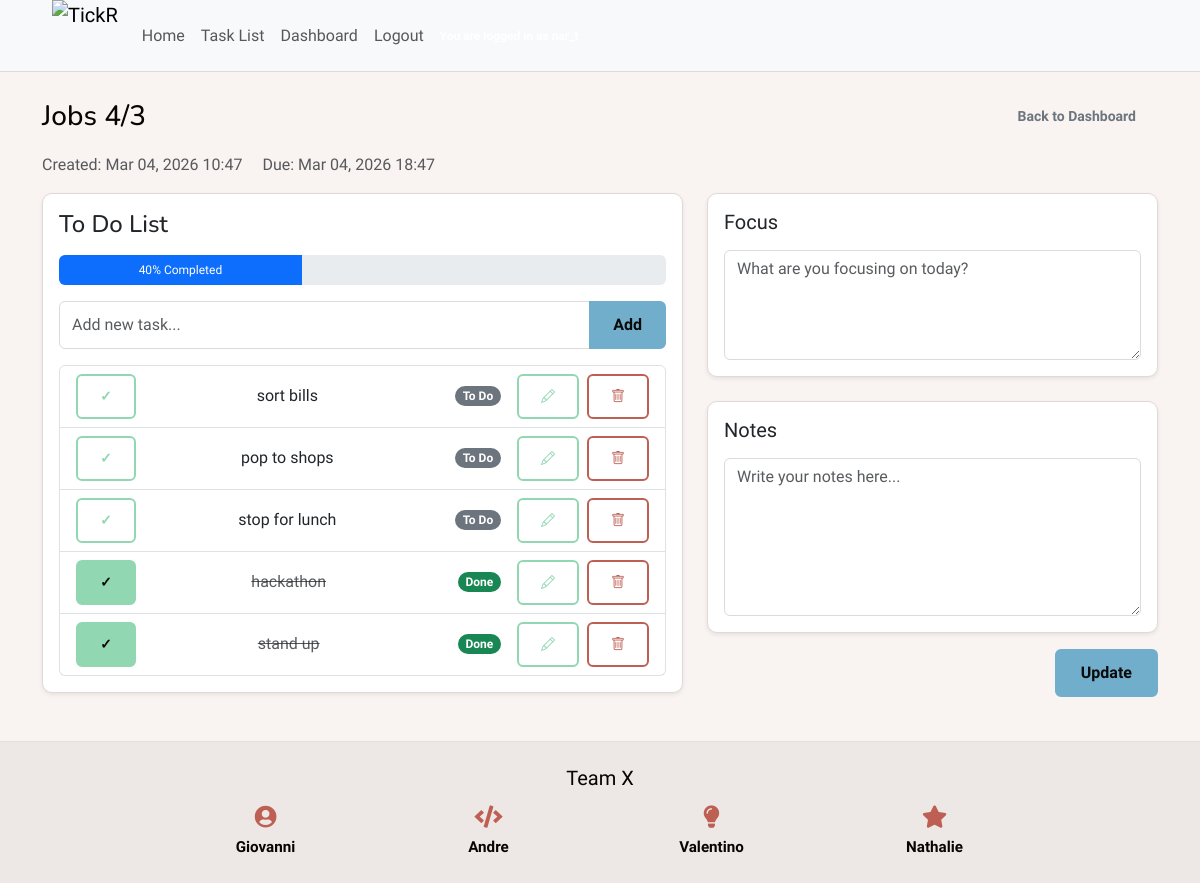
Page /dashboard/list/2/ (signed in) on the committed database.
### doit_app/models.py (models this page shows, shortened)
class SavedList(models.Model):
	user = models.ForeignKey(
		settings.AUTH_USER_MODEL,
		on_delete=models.CASCADE,
		related_name="saved_lists",
	)
	project_folder = models.ForeignKey(
		ProjectFolder,
		on_delete=models.SET_NULL,
		related_name="saved_lists",
		null=True,
		blank=True,
	)
	name = models.CharField(max_length=255)
	due_at = models.DateTimeField()
	focus_content = models.TextField(blank=True, default="")
	notes_content = models.TextField(blank=True, default="")
	total_tasks = models.PositiveIntegerField(default=0)
	completed_tasks = models.PositiveIntegerField(default=0)
	created_at = models.DateTimeField(auto_now_add=True)
	class Meta:
		ordering = ["-created_at"]

class SavedListTask(models.Model):
	saved_list = models.ForeignKey(
		SavedList,
		on_delete=models.CASCADE,
		related_name="items",
	)
	title = models.CharField(max_length=255)
	is_completed = models.BooleanField(default=False)
	due_date = models.DateField(blank=True, null=True)
	created_at = models.DateTimeField(auto_now_add=True)
	class Meta:
		ordering = ["is_completed", "created_at"]

### doit_app/views.py (the view, shortened to what this page needs)
# urls.py: path('dashboard/list/<int:list_id>/', doit_views.saved_list_detail, name='saved_list_detail'),
@login_required
def saved_list_detail(request, list_id: int):
    saved_list = get_object_or_404(SavedList, id=list_id, user=request.user)
    def refresh_saved_list_counts() -> None:
        total_items = saved_list.items.count()
        completed_items = saved_list.items.filter(is_completed=True).count()
        saved_list.total_tasks = total_items
        saved_list.completed_tasks = completed_items
        saved_list.save(update_fields=["total_tasks", "completed_tasks"])
    edit_task_id = None
    raw_edit_task_id = request.GET.get("edit")
    items = saved_list.items.all()
    total_tasks = items.count()
    completed_tasks = items.filter(is_completed=True).count()
    progress_percent = round((completed_tasks / total_tasks) * 100) if total_tasks else 0
    context = {
        "saved_list": saved_list,
        "tasks": items,
        "edit_task_id": edit_task_id,
        "total_tasks": total_tasks,
        "completed_tasks": completed_tasks,
        "progress_percent": progress_percent,
        "today": timezone.localdate().strftime("%Y-%m-%d"),
    }
    return render(request, "saved_list_detail.html", context)

### templates/saved_list_detail.html (shortened to what this page needs)
{% extends "base.html" %}
{% load static %}
{% block content %}
<div class="container py-4">
    <div class="d-flex justify-content-between align-items-center mb-3">
        <h3 class="mb-0">{{ saved_list.name }}</h3>
        <a href="{% url 'dashboard' %}" class="btn btn-sm btn-outline-secondary">Back to Dashboard</a>
    </div>
    <div class="mb-3 text-muted">
        <span class="me-3">Created: {{ saved_list.created_at|date:"M d, Y H:i" }}</span>
        <span>Due: {{ saved_list.due_at|date:"M d, Y H:i" }}</span>
    </div>
    <div class="row">
        <div class="col-lg-7 mb-4">
            <div class="card shadow-sm h-100 tickr-panel">
                <div class="card-body">
                    <h4 class="mb-3">To Do List</h4>
                    <div class="progress mb-3" style="height: 30px;">
                        <div id="todoProgressBar"
                             class="progress-bar {% if progress_percent == 100 and total_tasks > 0 %}bg-success{% else %}bg-primary{% endif %}"
                             role="progressbar"
                             style="width: {{ progress_percent }}%;"
                             aria-valuenow="{{ progress_percent }}"
                             aria-valuemin="0"
                             aria-valuemax="100"
                             data-progress="{{ progress_percent }}"
                             data-total="{{ total_tasks }}">
                            {{ progress_percent }}% Completed
                        </div>
                    </div>
                    <form method="POST" class="mb-3">
                        <div class="input-group">
                            <input type="text"
                                   name="new_task"
                                   class="form-control tickr-input"
                                   placeholder="Add new task..."
                                   required>
                            <button class="btn tickr-btn-accent" type="submit" name="add_saved_task">Add</button>
                        </div>
                    </form>
                    <ul class="list-group">
                        {% for task in tasks %}
                            <li class="list-group-item d-flex align-items-center justify-content-between">
                                <div class="d-flex align-items-center flex-grow-1 gap-2">
                                    <form method="POST" class="d-inline">
                                        <button type="submit"
                                                name="toggle_saved_task"
                                                value="{{ task.id }}"
                                                class="btn btn-sm {% if task.is_completed %}tickr-btn-secondary{% else %}tickr-btn-outline-secondary{% endif %}">
                                            ✓
                                        </button>
                                    </form>
                                </div>
                                <div class="flex-grow-1">
                                    {% if edit_task_id == task.id %}
                                        <form method="POST" class="d-flex align-items-center gap-2">
                                            {% csrf_token %}
                                            <input type="text"
                                                   name="edited_task_title"
                                                   class="form-control form-control-sm tickr-input"
                                                   value="{{ task.title }}"
                                                   required>
                                            <button type="submit"
                                                    name="update_saved_task"
                                                    value="{{ task.id }}"
                                                    class="btn btn-sm tickr-btn-accent">
                                                Save
                                            </button>
                                            <a href="{% url 'saved_list_detail' saved_list.id %}"
                                               class="btn btn-sm tickr-btn-outline-secondary">
                                                Cancel
                                            </a>
                                        </form>
                                    {% else %}
                                        <span class="{% if task.is_completed %}text-decoration-line-through text-muted{% endif %}">
                                            {{ task.title }}
                                        </span>
                                    {% endif %}
                                </div>
                                <span class="badge {% if task.is_completed %}bg-success{% else %}bg-secondary{% endif %} rounded-pill ms-3">
                                    {% if task.is_completed %}Done{% else %}To Do{% endif %}
                                </span>
                                {% if edit_task_id != task.id %}
                                    <div class="d-flex align-items-center gap-2 ms-3">
                                        <a href="{% url 'saved_list_detail' saved_list.id %}?edit={{ task.id }}"
                                           class="btn btn-sm tickr-btn-outline-secondary"
                                           aria-label="Edit task"
                                           title="Edit">
                                            <i class="bi bi-pencil"></i>
                                        </a>
                                        <form method="POST" class="d-inline" onsubmit="return confirm('Delete this task?');">
                                            <button type="submit"
                                                    name="delete_saved_task"
                                                    value="{{ task.id }}"
                                                    class="btn btn-sm tickr-btn-outline-primary"
                                                    aria-label="Delete task"
                                                    title="Delete">
                                                <i class="bi bi-trash"></i>
                                            </button>
                                        </form>
                                    </div>
                                {% endif %}
                            </li>
                        {% empty %}
                            <li class="list-group-item text-muted">No tasks in this saved list.</li>
                        {% endfor %}
                    </ul>
                </div>
            </div>
        </div>
        <div class="col-lg-5">
            <form method="POST">
                <div class="card shadow-sm mb-4 tickr-panel">
                    <div class="card-body">
                        <h5 class="mb-3">Focus</h5>
                        <textarea name="focus_content"
                                  class="form-control tickr-input"
                                  rows="4"
                                  placeholder="What are you focusing on today?">{{ saved_list.focus_content }}</textarea>
                    </div>
                </div>
                <div class="card shadow-sm tickr-panel">
                    <div class="card-body">
                        <h5 class="mb-3">Notes</h5>
                        <textarea name="notes_content"
                                  class="form-control tickr-input"
                                  rows="6"
                                  placeholder="Write your notes here...">{{ saved_list.notes_content }}</textarea>
                    </div>
                </div>
                <div class="text-end mt-3">
                    <button type="submit" name="update_saved_list" class="btn tickr-btn-accent px-4">Update</button>
                </div>
            </form>
        </div>
    </div>
</div>
{% endblock content %}

### static/css/style.css (style rules this page uses)
:root { --text: #090403; --background: #f9f3f1; --primary: #be5f54; --secondary: #91d7b2; --accent: #71aecb; --brand-logo-height: 72px; }
h1, h2, h3, h4 { font-family: "Nunito", sans-serif; font-style: normal; }
* { margin: 0; padding: 0; box-sizing: border-box; }
body { font-family: "Work Sans", sans-serif; font-style: normal; background-color: var(--background); color: var(--text); }
a { text-decoration: none; color: inherit; }
.btn { padding: 10px 22px; border-radius: 6px; font-weight: 600; cursor: pointer; border: none; font-family: "Work Sans", sans-serif; }
.tickr-panel { background-color: #ffffff; border: 1px solid #e0d9d7; border-radius: 10px; }
.tickr-input { border: 1px solid #e0d9d7; }
.tickr-btn-outline-primary { background-color: transparent; color: var(--primary); border: 2px solid var(--primary); }
.tickr-btn-secondary { background-color: var(--secondary); color: #0a0a0a; border: 2px solid var(--secondary); }
.tickr-btn-outline-secondary { background-color: transparent; color: var(--secondary); border: 2px solid var(--secondary); }
.tickr-btn-accent { background-color: var(--accent); color: #0a0a0a; border: 2px solid var(--accent); }

### rows in the picture
SavedList: name "Jobs 4/3", created_at "Mar 04, 2026 10:47", due_at "Mar 04, 2026 18:47"
SavedListTask: {{ task.id }} 1 (drawn), title "sort bills", is_completed "To Do"
SavedListTask: {{ task.id }} 2 (drawn), title "pop to shops", is_completed "To Do"
SavedListTask: {{ task.id }} 3 (drawn), title "stop for lunch", is_completed "To Do"
SavedListTask: {{ task.id }} 4 (drawn), title "hackathon", is_completed "Done"
SavedListTask: {{ task.id }} 5 (drawn), title "stand up", is_completed "Done"

### other values in the picture
{{ progress_percent }} "40"
